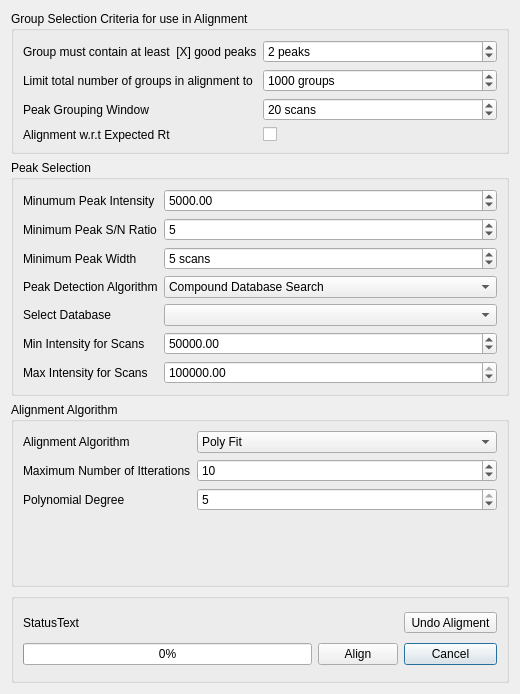
<?xml version="1.0" encoding="UTF-8"?>
<ui version="4.0">
 <class>AlignmentDialog</class>
 <widget class="QDialog" name="AlignmentDialog">
  <property name="geometry">
   <rect>
    <x>0</x>
    <y>0</y>
    <width>520</width>
    <height>694</height>
   </rect>
  </property>
  <property name="windowTitle">
   <string>Alignment Options</string>
  </property>
  <layout class="QGridLayout" name="gridLayout">
   <item row="1" column="1">
    <widget class="QGroupBox" name="groupBox_2">
     <property name="enabled">
      <bool>true</bool>
     </property>
     <property name="sizePolicy">
      <sizepolicy hsizetype="Preferred" vsizetype="Minimum">
       <horstretch>0</horstretch>
       <verstretch>0</verstretch>
      </sizepolicy>
     </property>
     <property name="title">
      <string>Peak Selection</string>
     </property>
     <layout class="QFormLayout" name="formLayout_2">
      <property name="fieldGrowthPolicy">
       <enum>QFormLayout::AllNonFixedFieldsGrow</enum>
      </property>
      <item row="1" column="0">
       <widget class="QLabel" name="label">
        <property name="text">
         <string>Minumum Peak Intensity</string>
        </property>
       </widget>
      </item>
      <item row="1" column="1">
       <widget class="QDoubleSpinBox" name="minGroupIntensity">
        <property name="minimum">
         <double>0.000000000000000</double>
        </property>
        <property name="maximum">
         <double>1000000000.000000000000000</double>
        </property>
        <property name="singleStep">
         <double>1000.000000000000000</double>
        </property>
        <property name="value">
         <double>5000.000000000000000</double>
        </property>
       </widget>
      </item>
      <item row="3" column="0">
       <widget class="QLabel" name="label_5">
        <property name="text">
         <string>Minimum Peak S/N Ratio</string>
        </property>
       </widget>
      </item>
      <item row="3" column="1">
       <widget class="QSpinBox" name="minSN">
        <property name="maximum">
         <number>999999999</number>
        </property>
        <property name="singleStep">
         <number>1</number>
        </property>
        <property name="value">
         <number>5</number>
        </property>
       </widget>
      </item>
      <item row="4" column="0">
       <widget class="QLabel" name="label_6">
        <property name="text">
         <string>Minimum Peak Width</string>
        </property>
       </widget>
      </item>
      <item row="4" column="1">
       <widget class="QSpinBox" name="minPeakWidth">
        <property name="suffix">
         <string> scans</string>
        </property>
        <property name="maximum">
         <number>999999999</number>
        </property>
        <property name="value">
         <number>5</number>
        </property>
       </widget>
      </item>
      <item row="5" column="0">
       <widget class="QLabel" name="label_9">
        <property name="text">
         <string>Peak Detection Algorithm</string>
        </property>
       </widget>
      </item>
      <item row="5" column="1">
       <widget class="QComboBox" name="peakDetectionAlgo">
        <item>
         <property name="text">
          <string>Compound Database Search</string>
         </property>
        </item>
        <item>
         <property name="text">
          <string>Automated Peak Detection</string>
         </property>
        </item>
       </widget>
      </item>
      <item row="6" column="0">
       <widget class="QLabel" name="selectDatabase">
        <property name="text">
         <string>Select Database</string>
        </property>
       </widget>
      </item>
      <item row="6" column="1">
       <widget class="QComboBox" name="selectDatabaseComboBox"/>
      </item>
      <item row="7" column="0">
       <widget class="QLabel" name="label_10">
        <property name="text">
         <string>Min Intensity for Scans</string>
        </property>
       </widget>
      </item>
      <item row="7" column="1">
       <widget class="QDoubleSpinBox" name="minIntensity">
        <property name="maximum">
         <double>9999999999.989999771118164</double>
        </property>
        <property name="value">
         <double>50000.000000000000000</double>
        </property>
       </widget>
      </item>
      <item row="8" column="0">
       <widget class="QLabel" name="label_11">
        <property name="text">
         <string>Max Intensity for Scans</string>
        </property>
       </widget>
      </item>
      <item row="8" column="1">
       <widget class="QDoubleSpinBox" name="maxIntensity">
        <property name="maximum">
         <double>9999999999.989999771118164</double>
        </property>
        <property name="value">
         <double>9999999999.000000000000000</double>
        </property>
       </widget>
      </item>
     </layout>
    </widget>
   </item>
   <item row="2" column="1" rowspan="2">
    <widget class="QGroupBox" name="groupBox_3">
     <property name="title">
      <string>Alignment Algorithm</string>
     </property>
     <layout class="QFormLayout" name="formLayout_3">
      <item row="1" column="0">
       <widget class="QLabel" name="label_7">
        <property name="text">
         <string>Maximum Number of Itterations</string>
        </property>
       </widget>
      </item>
      <item row="1" column="1">
       <widget class="QSpinBox" name="maxItterations">
        <property name="minimum">
         <number>1</number>
        </property>
        <property name="value">
         <number>10</number>
        </property>
       </widget>
      </item>
      <item row="3" column="0">
       <widget class="QLabel" name="label_8">
        <property name="text">
         <string>Polynomial Degree</string>
        </property>
       </widget>
      </item>
      <item row="3" column="1">
       <widget class="QSpinBox" name="polynomialDegree">
        <property name="minimum">
         <number>1</number>
        </property>
        <property name="maximum">
         <number>5</number>
        </property>
        <property name="value">
         <number>5</number>
        </property>
       </widget>
      </item>
      <item row="0" column="1">
       <widget class="QComboBox" name="alignAlgo">
        <property name="currentText">
         <string>Poly Fit</string>
        </property>
        <item>
         <property name="text">
          <string>Poly Fit</string>
         </property>
        </item>
        <item>
         <property name="text">
          <string>Loess Fit</string>
         </property>
        </item>
        <item>
         <property name="text">
          <string>OBI-Warp</string>
         </property>
        </item>
       </widget>
      </item>
      <item row="0" column="0">
       <widget class="QLabel" name="label_12">
        <property name="text">
         <string>Alignment Algorithm</string>
        </property>
       </widget>
      </item>
     </layout>
    </widget>
   </item>
   <item row="5" column="1">
    <widget class="QGroupBox" name="groupBox_4">
     <property name="title">
      <string/>
     </property>
     <layout class="QGridLayout" name="gridLayout_2">
      <item row="3" column="2">
       <widget class="QPushButton" name="cancelButton">
        <property name="text">
         <string>Cancel</string>
        </property>
       </widget>
      </item>
      <item row="3" column="0">
       <widget class="QProgressBar" name="progressBar">
        <property name="value">
         <number>0</number>
        </property>
       </widget>
      </item>
      <item row="3" column="1">
       <widget class="QPushButton" name="alignButton">
        <property name="text">
         <string>Align</string>
        </property>
       </widget>
      </item>
      <item row="1" column="0">
       <widget class="QLabel" name="statusText">
        <property name="text">
         <string>StatusText</string>
        </property>
       </widget>
      </item>
      <item row="1" column="2">
       <widget class="QToolButton" name="UndoAlignment">
        <property name="text">
         <string>Undo Aligment</string>
        </property>
       </widget>
      </item>
     </layout>
    </widget>
   </item>
   <item row="0" column="1">
    <widget class="QGroupBox" name="groupBox">
     <property name="title">
      <string>Group Selection Criteria for use in Alignment</string>
     </property>
     <layout class="QFormLayout" name="formLayout">
      <property name="fieldGrowthPolicy">
       <enum>QFormLayout::AllNonFixedFieldsGrow</enum>
      </property>
      <item row="0" column="0">
       <widget class="QLabel" name="label_2">
        <property name="text">
         <string>Group must contain at least  [X] good peaks</string>
        </property>
       </widget>
      </item>
      <item row="0" column="1">
       <widget class="QSpinBox" name="minGoodPeakCount">
        <property name="suffix">
         <string> peaks</string>
        </property>
        <property name="prefix">
         <string/>
        </property>
        <property name="maximum">
         <number>1000000000</number>
        </property>
        <property name="value">
         <number>2</number>
        </property>
       </widget>
      </item>
      <item row="1" column="0">
       <widget class="QLabel" name="label_3">
        <property name="text">
         <string>Limit total number of groups in alignment to</string>
        </property>
       </widget>
      </item>
      <item row="1" column="1">
       <widget class="QSpinBox" name="limitGroupCount">
        <property name="suffix">
         <string> groups</string>
        </property>
        <property name="maximum">
         <number>1000000000</number>
        </property>
        <property name="value">
         <number>1000</number>
        </property>
       </widget>
      </item>
      <item row="2" column="0">
       <widget class="QLabel" name="label_4">
        <property name="text">
         <string>Peak Grouping Window</string>
        </property>
       </widget>
      </item>
      <item row="2" column="1">
       <widget class="QSpinBox" name="groupingWindow">
        <property name="suffix">
         <string> scans</string>
        </property>
        <property name="minimum">
         <number>1</number>
        </property>
        <property name="maximum">
         <number>999999999</number>
        </property>
        <property name="value">
         <number>20</number>
        </property>
       </widget>
      </item>
      <item row="3" column="1">
       <widget class="QCheckBox" name="alignWrtExpectedRt">
        <property name="text">
         <string/>
        </property>
       </widget>
      </item>
      <item row="3" column="0">
       <widget class="QLabel" name="label_13">
        <property name="text">
         <string>Alignment w.r.t Expected Rt</string>
        </property>
       </widget>
      </item>
     </layout>
    </widget>
   </item>
  </layout>
 </widget>
 <tabstops>
  <tabstop>minGoodPeakCount</tabstop>
  <tabstop>limitGroupCount</tabstop>
  <tabstop>groupingWindow</tabstop>
  <tabstop>minGroupIntensity</tabstop>
  <tabstop>minSN</tabstop>
  <tabstop>minPeakWidth</tabstop>
  <tabstop>peakDetectionAlgo</tabstop>
  <tabstop>selectDatabaseComboBox</tabstop>
  <tabstop>minIntensity</tabstop>
  <tabstop>maxIntensity</tabstop>
  <tabstop>alignAlgo</tabstop>
  <tabstop>maxItterations</tabstop>
  <tabstop>polynomialDegree</tabstop>
  <tabstop>UndoAlignment</tabstop>
  <tabstop>alignButton</tabstop>
  <tabstop>cancelButton</tabstop>
 </tabstops>
 <resources/>
 <connections/>
</ui>
